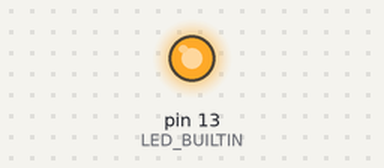
A sketch run on a simulated Arduino Uno, built for the host (arithmetic inside an expression is 32-bit, double 64-bit). Parts: output pins drawn as LEDs (lit = HIGH).

Above: at 0.1 s.
Timing chart, 0 to 1.6 s (numbered marks = the images above):
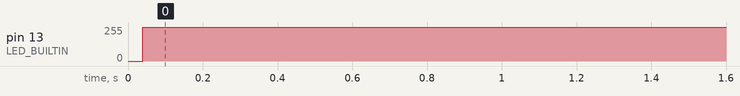

The sketch:

mov.ino
```cpp
#include <stdio.h>

volatile int a = 0xa1a2;
volatile int b = 0xb1b2;


void setup() {
  // put your setup code here, to run once:
  // initialize digital pin LED_BUILTIN as an output.
  pinMode(LED_BUILTIN, OUTPUT);
}
void loop(){
  int randNumber1, randNumber2;
  randomSeed(0);
  noInterrupts();
  digitalWrite(LED_BUILTIN, LOW);
  digitalWrite(LED_BUILTIN, HIGH);   // Trigger with LED
  asm(
    "jmp __main \n"
    );
  asm(
    "__Noops: \n"
    "nop \n"
    "nop \n"
    "nop \n"
    "ret \n"
    );
  asm volatile(
    "__Add:  \n"
    "add %0, %1 \n"
    "add %0, %1 \n"
    "add %0, %1 \n"
    "ret \n"
    : "=d" (a): "d" (b)
  );
  asm volatile(
    "__Mult: \n"
    "muls %0, %1 \n"
    "muls %0, %1 \n"
    "muls %0, %1 \n"
    "ret \n"
    : "=d" (a): "d" (b)
    );
  asm(
    "__Mov: \n"
    "mov %0, %1 \n"
    "mov %0, %1 \n"
    "mov %0, %1 \n"
    "ret \n"
    : "=d" (a): "d" (b)
    );
  asm(
    "__LDST: \n"
    "ldi %0, %1 \n"
    "ldi %0, %1 \n"
    "ldi %0, %1 \n"
    "ret \n"
    :"=d" (a) : "M" (42): "r26", "r27"
    );
  asm(
    "__main:  \n"
    "mov %0, %1 \n"
    "mov %0, %1 \n"
    "mov %0, %1 \n"
    "call __Noops  \n"
    "nop \n"
    "nop \n"
    "nop \n"
    "nop \n"
    "nop \n"
    "nop \n"
    "nop \n"
    "nop \n"
    "nop \n"
    "nop \n"
    "nop \n"
    "nop \n"
    "nop \n"
    "nop \n"
    "nop \n"
    "nop \n"
    "nop \n"
    "nop \n"
    "nop \n"
    "nop \n"
    "mov %0, %1 \n"
    "mov %0, %1 \n"
    "mov %0, %1 \n"
    "call __Add  \n"
    "nop \n"
    "nop \n"
    "nop \n"
    "nop \n"
    "nop \n"
    "nop \n"
    "nop \n"
    "nop \n"
    "nop \n"
    "nop \n"
    "nop \n"
    "nop \n"
    "nop \n"
    "nop \n"
    "nop \n"
    "nop \n"
    "nop \n"
    "nop \n"
    "nop \n"
    "nop \n"
    "mov %0, %1 \n"
    "mov %0, %1 \n"
    "mov %0, %1 \n"
    "call __Mult  \n"
    "nop \n"
    "nop \n"
    "nop \n"
    "nop \n"
    "nop \n"
    "nop \n"
    "nop \n"
    "nop \n"
    "nop \n"
    "nop \n"
    "nop \n"
    "nop \n"
    "nop \n"
    "nop \n"
    "nop \n"
    "nop \n"
    "nop \n"
    "nop \n"
    "nop \n"
    "nop \n"
    "mov %0, %1 \n"
    "mov %0, %1 \n"
    "mov %0, %1 \n"
    "call __Mov \n"
    "nop \n"
    "nop \n"
    "nop \n"
    "nop \n"
    "nop \n"
    "nop \n"
    "nop \n"
    "nop \n"
    "nop \n"
    "nop \n"
    "nop \n"
    "nop \n"
    "nop \n"
    "nop \n"
    "nop \n"
    "nop \n"
    "nop \n"
    "nop \n"
    "nop \n"
    "nop \n"
    "mov %0, %1 \n"
    "mov %0, %1 \n"
    "mov %0, %1 \n"
    "call __LDST \n"
    "nop \n"
    "nop \n"
    "nop \n"
    "nop \n"
    "nop \n"
    "nop \n"
    "nop \n"
    "nop \n"
    "nop \n"
    "nop \n"
    "nop \n"
    "nop \n"
    "nop \n"
    "nop \n"
    "nop \n"
    "nop \n"
    "nop \n"
    "nop \n"
    "nop \n"
    "nop \n"
    "nop \n"
    "nop \n"
    "nop \n"
    : "=d" (a): "d" (b)
  );
  interrupts();
}
```

Measured:
- by itself, pin 13 (LED_BUILTIN): 0/255 → 253/255 at 0.04 s
